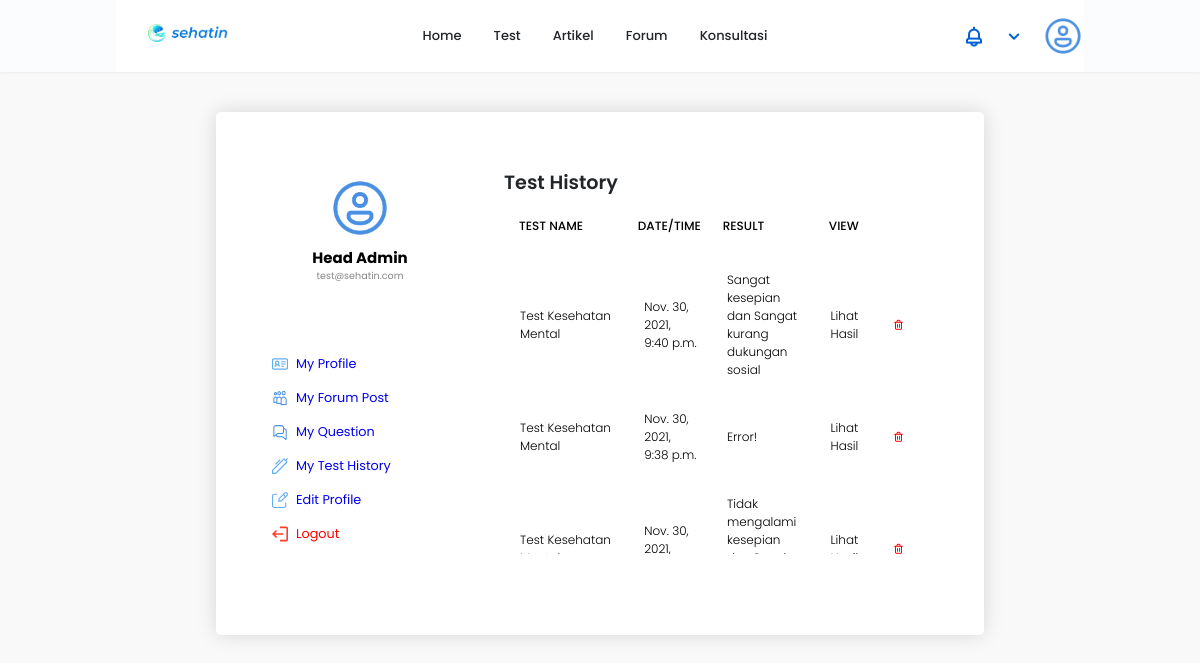
The app's page /profile/admin_sehatin/history (signed in), older data.
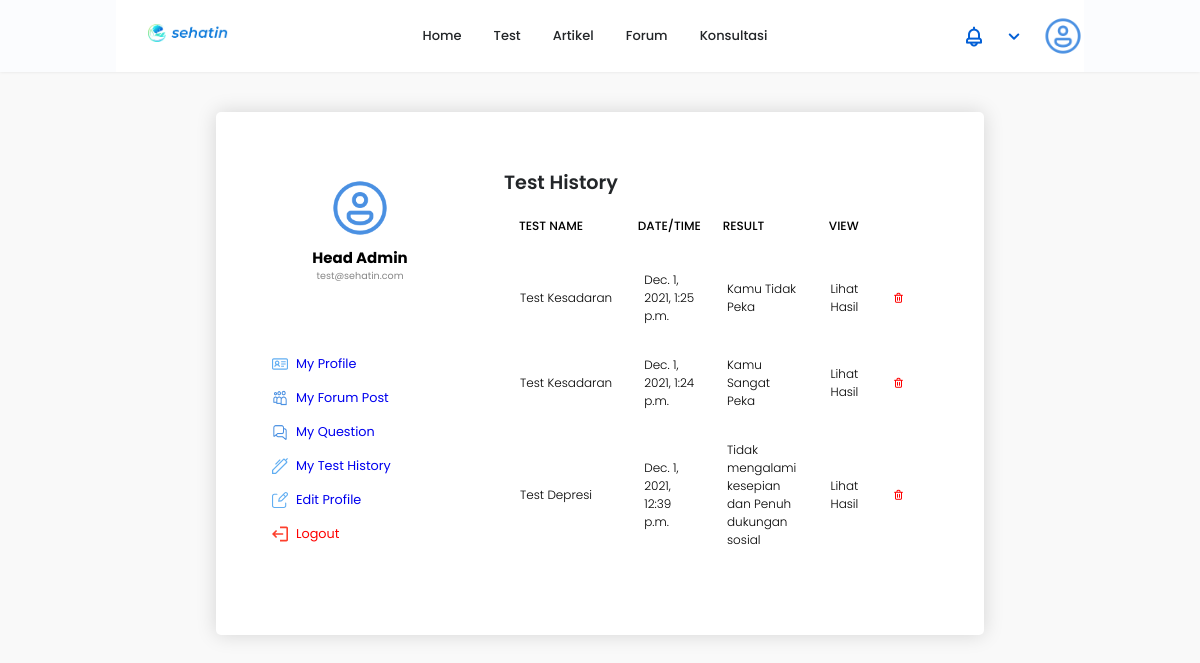
The same page, newer data.
### sehat_in_webproject/models.py (models this page shows)
class History(models.Model):
    id = models.AutoField(primary_key=True)
    user = models.ForeignKey(User, on_delete=models.CASCADE)
    res_type = models.TextField()
    res_data = models.TextField()
    quiz_type = models.TextField()
    created_at = models.DateTimeField(auto_now_add=True)

### sehat_in_webproject/views.py (the view)
# urls.py: path('profile/<str:username>/history', views.profile_history, name='profile/history'),
def profile_history(request, username):
    if username == request.user.username:
        if request.method == 'POST':
            history = History.objects.get(id=request.POST.get('history_id'))
            history.delete()
            return HttpResponse(json.dumps({'status': 'success'}))
        else:
            user = User.objects.get(username=username)
            history = History.objects.filter(user=user).order_by('-created_at')
            notifications = Notification.objects.filter(user=request.user).order_by('-created_at')
            return render(request, 'profile/history.html', {'theUser': user, 'history': history, 'notifications': notifications})
    else:
        raise PermissionDenied()

### sehat_in_webproject/templatetags/remove_unused.py (called while the page is built)
@register.filter
def remove_unused(value):
    return value.replace(" ","-").replace("?", "")

### templates/profile/history.html (shortened to what this page needs)
<!DOCTYPE html>
{% load static %}
<html lang="en">
<head>
  <link rel="stylesheet" href="{% static 'css/swiper-bundle.min.css' %}" />
  <link rel="stylesheet" href="https://unicons.iconscout.com/release/v4.0.0/css/line.css" />
  <link rel="stylesheet" href="{% static 'css/styles.css' %}" />
  <link rel="stylesheet" href="{% static 'css/header.css' %}" />
  <link rel="stylesheet" href="{% static 'css/profile.css' %}" />
</head>
<body>
  {% include 'templates/header.html' %}
  <main>
    <div class="container">
      <div class="container__profile">
        <div class="navigation">
          <div class="info">
            <img src="{% static 'img/default_profile.png' %}" alt="profile-pict" />
            <p><b>{{ theUser.first_name }} {{ theUser.last_name }}</b></p>
            <p class="email">{{ theUser.email }}</p>
          </div>
          <div class="button__container">
              <div>
                  <a class="button__profile" href="/profile/{{ theUser.username }}">
                      <img src="{% static 'img/my_profile_icon.svg' %}" alt="icon">
                      <p>My Profile</p>
                  </a>
              </div>
              <div>
                  <a class="button__profile" href="/profile/{{ theUser.username }}/posts">
                      <img src="{% static 'img/my_forum.png' %}" alt="icon">
                      <p>My Forum Post</p>
                  </a>
              </div>
              <div>
                  <a class="button__profile" href="/profile/{{ theUser.username }}/tanya-jawab">
                      <img src="{% static 'img/my_question.png' %}" alt="icon">
                      <p>My Question</p>
                  </a>
              </div>
              <div>
                  <a class="button__profile" href="/profile/{{ theUser.username }}/history">
                      <img src="{% static 'img/tes_history_icon.svg' %}" alt="icon">
                      <p>My Test History</p>
                  </a>
              </div>
              <div>
                  <a class="button__profile" href="/profile/{{ theUser.username }}/settings">
                      <img src="{% static 'img/edit_icon.svg' %}" alt="icon">
                      <p>Edit Profile</p>
                  </a>
              </div>
              <div>
                  <a class="button__profile logout" href="/logout">
                      <img src="{% static 'img/logout_icon.svg' %}" alt="icon">
                      <p>Logout</p>
                  </a>
              </div>
          </div>
        </div>
        <div class="history__container profile">
          <h1>Test History</h1>
          <div class="tbl-header">
            <table cellpadding="0" cellspacing="0" border="0">
              <thead>
                <tr>
                  <th width="28%">TEST NAME</th>
                  <th width="20%">DATE/TIME</th>
                  <th width="25%">RESULT</th>
                  <th width="15%">VIEW</th>
                  <th width="10%"></th>
                </tr>
              </thead>
            </table>
          </div>
          <div class="tbl-content">
            <table cellpadding="0" cellspacing="0" border="0">
              <tbody>
                {% for history in history %}
                <tr>
                  <td width="30%">{{ history.quiz_type }}</td>
                  <td width="20%">{{ history.created_at }}</td>
                  <td width="25%">{{ history.res_type }}</td>
                  <td width="15%"><span style="cursor: pointer;" id="res-{{history.id}}">Lihat Hasil</span></td>
                  <td width="10%" class="trash" style="cursor: pointer;"><span id="{{history.id}}"><i class="uil uil-trash-alt"></i></span></td>
                </tr>
                {% endfor %}
              </tbody>
            </table>
          </div>
        </div>
      </div>
    </div>
  </main>
</body>
</html>

Row changes from the older to the newer data that the page shows:
no longer on this page (row unchanged): History: quiz_type "Test Kesehatan Mental", created_at "Nov. 30, 2021, 9:40 p.m.", res_type "Sangat kesepian dan Sangat kurang dukungan sosial"
no longer on this page (row unchanged): History: quiz_type "Test Kesehatan Mental", created_at "Nov. 30, 2021, 9:38 p.m.", res_type "Error!"
no longer on this page (row unchanged): History: quiz_type "Test Kesehatan…", created_at "Nov. 30, 2021,…", res_type "Tidak mengalami kesepian…"
added History: quiz_type "Test Kesadaran", created_at "Dec. 1, 2021, 1:25 p.m.", res_type "Kamu Tidak Peka"
added History: quiz_type "Test Kesadaran", created_at "Dec. 1, 2021, 1:24 p.m.", res_type "Kamu Sangat Peka"
added History: quiz_type "Test Depresi", created_at "Dec. 1, 2021, 12:39 p.m.", res_type "Tidak mengalami kesepian dan Penuh dukungan sosial"
